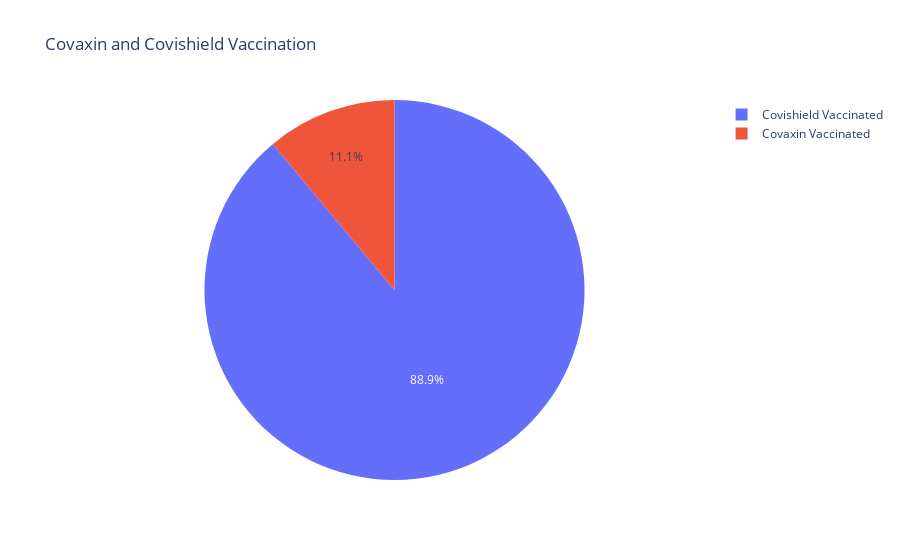

Source (notebook cell):
### Code cell
Covaxin = df_vaccine["Total Covaxin Administered"].iloc[135] 
Covishield = df_vaccine["Total CoviShield Administered"].iloc[135]  
px.pie(names=["Covaxin Vaccinated","Covishield Vaccinated"],values=[Covaxin,Covishield],title="Covaxin and Covishield Vaccination")

### Figure 1 — Plotly figure (JSON) as saved in the notebook; plotly's stock layout.template omitted (floating-point values rounded to 4 significant figures)
{"data": [{"domain": {"x": [0, 1], "y": [0, 1]}, "hovertemplate": "label=%{label}<br>value=%{value}<extra></extra>", "labels": ["Covaxin Vaccinated", "Covishield Vaccinated"], "legendgroup": "", "name": "", "showlegend": true, "type": "pie", "values": [23442881, 188324712]}], "layout": {"legend": {"tracegroupgap": 0}, "title": {"text": "Covaxin and Covishield Vaccination"}, "autosize": true}}
